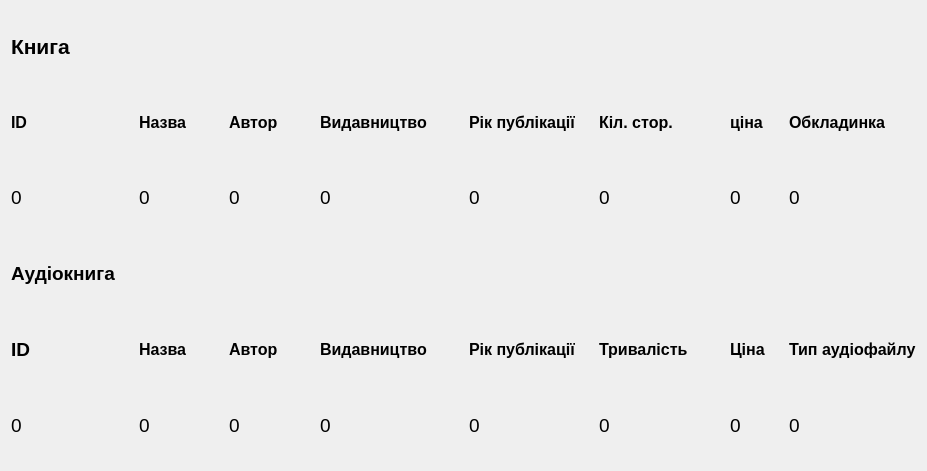
<?xml version="1.0" encoding="UTF-8"?>
<ui version="4.0">
 <class>asortiment</class>
 <widget class="QDialog" name="asortiment">
  <property name="geometry">
   <rect>
    <x>0</x>
    <y>0</y>
    <width>881</width>
    <height>471</height>
   </rect>
  </property>
  <property name="font">
   <font>
    <bold>false</bold>
   </font>
  </property>
  <property name="windowTitle">
   <string>Dialog</string>
  </property>
  <layout class="QGridLayout" name="gridLayout">
   <item row="2" column="19">
    <widget class="QLabel" name="text16">
     <property name="font">
      <font>
       <pointsize>12</pointsize>
       <bold>true</bold>
      </font>
     </property>
     <property name="text">
      <string>Обкладинка</string>
     </property>
    </widget>
   </item>
   <item row="2" column="13">
    <widget class="QLabel" name="blabel_11">
     <property name="font">
      <font>
       <pointsize>14</pointsize>
       <bold>true</bold>
      </font>
     </property>
     <property name="text">
      <string/>
     </property>
    </widget>
   </item>
   <item row="1" column="0">
    <widget class="QLabel" name="blabel">
     <property name="font">
      <font>
       <pointsize>16</pointsize>
       <bold>true</bold>
      </font>
     </property>
     <property name="text">
      <string>Книга</string>
     </property>
    </widget>
   </item>
   <item row="2" column="4">
    <widget class="QLabel" name="blabel_15">
     <property name="font">
      <font>
       <pointsize>14</pointsize>
       <bold>true</bold>
      </font>
     </property>
     <property name="text">
      <string/>
     </property>
    </widget>
   </item>
   <item row="2" column="10">
    <widget class="QLabel" name="blabel_19">
     <property name="font">
      <font>
       <pointsize>14</pointsize>
       <bold>true</bold>
      </font>
     </property>
     <property name="text">
      <string/>
     </property>
    </widget>
   </item>
   <item row="2" column="11">
    <widget class="QLabel" name="blabel_18">
     <property name="font">
      <font>
       <pointsize>14</pointsize>
       <bold>true</bold>
      </font>
     </property>
     <property name="text">
      <string/>
     </property>
    </widget>
   </item>
   <item row="3" column="17">
    <widget class="QLabel" name="label7">
     <property name="font">
      <font>
       <pointsize>14</pointsize>
       <bold>false</bold>
      </font>
     </property>
     <property name="text">
      <string>0</string>
     </property>
    </widget>
   </item>
   <item row="3" column="3">
    <widget class="QLabel" name="label2">
     <property name="font">
      <font>
       <pointsize>14</pointsize>
       <bold>false</bold>
      </font>
     </property>
     <property name="text">
      <string>0</string>
     </property>
    </widget>
   </item>
   <item row="2" column="8">
    <widget class="QLabel" name="blabel_16">
     <property name="font">
      <font>
       <pointsize>14</pointsize>
       <bold>true</bold>
      </font>
     </property>
     <property name="text">
      <string/>
     </property>
    </widget>
   </item>
   <item row="3" column="9">
    <widget class="QLabel" name="label4">
     <property name="font">
      <font>
       <pointsize>14</pointsize>
       <bold>false</bold>
      </font>
     </property>
     <property name="text">
      <string>0</string>
     </property>
    </widget>
   </item>
   <item row="2" column="16">
    <widget class="QLabel" name="blabel_20">
     <property name="font">
      <font>
       <pointsize>14</pointsize>
       <bold>true</bold>
      </font>
     </property>
     <property name="text">
      <string/>
     </property>
    </widget>
   </item>
   <item row="2" column="2">
    <widget class="QLabel" name="blabel_12">
     <property name="font">
      <font>
       <pointsize>14</pointsize>
       <bold>true</bold>
      </font>
     </property>
     <property name="text">
      <string/>
     </property>
    </widget>
   </item>
   <item row="5" column="0">
    <widget class="QLabel" name="text">
     <property name="font">
      <font>
       <pointsize>14</pointsize>
       <bold>true</bold>
      </font>
     </property>
     <property name="text">
      <string>ID</string>
     </property>
    </widget>
   </item>
   <item row="2" column="9">
    <widget class="QLabel" name="text12">
     <property name="font">
      <font>
       <pointsize>12</pointsize>
       <bold>true</bold>
      </font>
     </property>
     <property name="text">
      <string>Видавництво</string>
     </property>
    </widget>
   </item>
   <item row="3" column="14">
    <widget class="QLabel" name="label6">
     <property name="font">
      <font>
       <pointsize>14</pointsize>
       <bold>false</bold>
      </font>
     </property>
     <property name="text">
      <string>0</string>
     </property>
    </widget>
   </item>
   <item row="6" column="0">
    <widget class="QLabel" name="label9">
     <property name="font">
      <font>
       <pointsize>14</pointsize>
       <bold>false</bold>
      </font>
     </property>
     <property name="text">
      <string>0</string>
     </property>
    </widget>
   </item>
   <item row="3" column="0">
    <widget class="QLabel" name="label">
     <property name="font">
      <font>
       <pointsize>14</pointsize>
       <bold>false</bold>
      </font>
     </property>
     <property name="text">
      <string>0</string>
     </property>
    </widget>
   </item>
   <item row="2" column="7">
    <widget class="QLabel" name="blabel_17">
     <property name="font">
      <font>
       <pointsize>14</pointsize>
       <bold>true</bold>
      </font>
     </property>
     <property name="text">
      <string/>
     </property>
    </widget>
   </item>
   <item row="2" column="14">
    <widget class="QLabel" name="text14">
     <property name="font">
      <font>
       <pointsize>12</pointsize>
       <bold>true</bold>
      </font>
     </property>
     <property name="text">
      <string>Кіл. стор.</string>
     </property>
    </widget>
   </item>
   <item row="2" column="0">
    <widget class="QLabel" name="text9">
     <property name="font">
      <font>
       <pointsize>12</pointsize>
       <bold>true</bold>
      </font>
     </property>
     <property name="text">
      <string>ID</string>
     </property>
    </widget>
   </item>
   <item row="3" column="6">
    <widget class="QLabel" name="label3">
     <property name="font">
      <font>
       <pointsize>14</pointsize>
       <bold>false</bold>
      </font>
     </property>
     <property name="text">
      <string>0</string>
     </property>
    </widget>
   </item>
   <item row="3" column="19">
    <widget class="QLabel" name="label8">
     <property name="font">
      <font>
       <pointsize>14</pointsize>
       <bold>false</bold>
      </font>
     </property>
     <property name="text">
      <string>0</string>
     </property>
    </widget>
   </item>
   <item row="2" column="1">
    <widget class="QLabel" name="blabel_13">
     <property name="font">
      <font>
       <pointsize>14</pointsize>
       <bold>true</bold>
      </font>
     </property>
     <property name="text">
      <string/>
     </property>
    </widget>
   </item>
   <item row="2" column="18">
    <widget class="QLabel" name="blabel_22">
     <property name="font">
      <font>
       <pointsize>14</pointsize>
       <bold>true</bold>
      </font>
     </property>
     <property name="text">
      <string/>
     </property>
    </widget>
   </item>
   <item row="5" column="1">
    <widget class="QLabel" name="blabel_25">
     <property name="font">
      <font>
       <pointsize>14</pointsize>
       <bold>true</bold>
      </font>
     </property>
     <property name="text">
      <string/>
     </property>
    </widget>
   </item>
   <item row="3" column="12">
    <widget class="QLabel" name="label5">
     <property name="font">
      <font>
       <pointsize>14</pointsize>
       <bold>false</bold>
      </font>
     </property>
     <property name="text">
      <string>0</string>
     </property>
    </widget>
   </item>
   <item row="2" column="15">
    <widget class="QLabel" name="blabel_21">
     <property name="font">
      <font>
       <pointsize>14</pointsize>
       <bold>true</bold>
      </font>
     </property>
     <property name="text">
      <string/>
     </property>
    </widget>
   </item>
   <item row="2" column="5">
    <widget class="QLabel" name="blabel_14">
     <property name="font">
      <font>
       <pointsize>14</pointsize>
       <bold>true</bold>
      </font>
     </property>
     <property name="text">
      <string/>
     </property>
    </widget>
   </item>
   <item row="2" column="12">
    <widget class="QLabel" name="text13">
     <property name="font">
      <font>
       <pointsize>12</pointsize>
       <bold>true</bold>
      </font>
     </property>
     <property name="text">
      <string>Рік публікації</string>
     </property>
    </widget>
   </item>
   <item row="2" column="17">
    <widget class="QLabel" name="text15">
     <property name="font">
      <font>
       <pointsize>12</pointsize>
       <bold>true</bold>
      </font>
     </property>
     <property name="text">
      <string>ціна</string>
     </property>
    </widget>
   </item>
   <item row="2" column="6">
    <widget class="QLabel" name="text11">
     <property name="font">
      <font>
       <pointsize>12</pointsize>
       <bold>true</bold>
      </font>
     </property>
     <property name="text">
      <string>Автор</string>
     </property>
    </widget>
   </item>
   <item row="2" column="3">
    <widget class="QLabel" name="text10">
     <property name="font">
      <font>
       <pointsize>12</pointsize>
       <bold>true</bold>
      </font>
     </property>
     <property name="text">
      <string>Назва</string>
     </property>
    </widget>
   </item>
   <item row="5" column="3">
    <widget class="QLabel" name="text2">
     <property name="font">
      <font>
       <pointsize>12</pointsize>
       <bold>true</bold>
      </font>
     </property>
     <property name="text">
      <string>Назва</string>
     </property>
    </widget>
   </item>
   <item row="5" column="6">
    <widget class="QLabel" name="text3">
     <property name="font">
      <font>
       <pointsize>12</pointsize>
       <bold>true</bold>
      </font>
     </property>
     <property name="text">
      <string>Автор</string>
     </property>
    </widget>
   </item>
   <item row="5" column="9">
    <widget class="QLabel" name="text4">
     <property name="font">
      <font>
       <pointsize>12</pointsize>
       <bold>true</bold>
      </font>
     </property>
     <property name="text">
      <string>Видавництво</string>
     </property>
    </widget>
   </item>
   <item row="5" column="12">
    <widget class="QLabel" name="text5">
     <property name="font">
      <font>
       <pointsize>12</pointsize>
       <bold>true</bold>
      </font>
     </property>
     <property name="text">
      <string>Рік публікації</string>
     </property>
    </widget>
   </item>
   <item row="5" column="14">
    <widget class="QLabel" name="text6">
     <property name="font">
      <font>
       <pointsize>12</pointsize>
       <bold>true</bold>
      </font>
     </property>
     <property name="text">
      <string>Тривалість</string>
     </property>
    </widget>
   </item>
   <item row="5" column="17">
    <widget class="QLabel" name="text7">
     <property name="font">
      <font>
       <pointsize>12</pointsize>
       <bold>true</bold>
      </font>
     </property>
     <property name="text">
      <string>Ціна</string>
     </property>
    </widget>
   </item>
   <item row="5" column="19">
    <widget class="QLabel" name="text8">
     <property name="font">
      <font>
       <pointsize>12</pointsize>
       <bold>true</bold>
      </font>
     </property>
     <property name="text">
      <string>Тип аудіофайлу</string>
     </property>
    </widget>
   </item>
   <item row="6" column="3">
    <widget class="QLabel" name="label10">
     <property name="font">
      <font>
       <pointsize>14</pointsize>
       <bold>false</bold>
      </font>
     </property>
     <property name="text">
      <string>0</string>
     </property>
    </widget>
   </item>
   <item row="6" column="6">
    <widget class="QLabel" name="label11">
     <property name="font">
      <font>
       <pointsize>14</pointsize>
       <bold>false</bold>
      </font>
     </property>
     <property name="text">
      <string>0</string>
     </property>
    </widget>
   </item>
   <item row="6" column="9">
    <widget class="QLabel" name="label12">
     <property name="font">
      <font>
       <pointsize>14</pointsize>
       <bold>false</bold>
      </font>
     </property>
     <property name="text">
      <string>0</string>
     </property>
    </widget>
   </item>
   <item row="6" column="12">
    <widget class="QLabel" name="label13">
     <property name="font">
      <font>
       <pointsize>14</pointsize>
       <bold>false</bold>
      </font>
     </property>
     <property name="text">
      <string>0</string>
     </property>
    </widget>
   </item>
   <item row="6" column="14">
    <widget class="QLabel" name="label14">
     <property name="font">
      <font>
       <pointsize>14</pointsize>
       <bold>false</bold>
      </font>
     </property>
     <property name="text">
      <string>0</string>
     </property>
    </widget>
   </item>
   <item row="6" column="17">
    <widget class="QLabel" name="label15">
     <property name="font">
      <font>
       <pointsize>14</pointsize>
       <bold>false</bold>
      </font>
     </property>
     <property name="text">
      <string>0</string>
     </property>
    </widget>
   </item>
   <item row="6" column="19">
    <widget class="QLabel" name="label16">
     <property name="font">
      <font>
       <pointsize>14</pointsize>
       <bold>false</bold>
      </font>
     </property>
     <property name="text">
      <string>0</string>
     </property>
    </widget>
   </item>
   <item row="4" column="0" colspan="2">
    <widget class="QLabel" name="lext20">
     <property name="font">
      <font>
       <pointsize>14</pointsize>
       <bold>true</bold>
      </font>
     </property>
     <property name="text">
      <string>Аудіокнига</string>
     </property>
    </widget>
   </item>
  </layout>
 </widget>
 <resources/>
 <connections/>
</ui>
